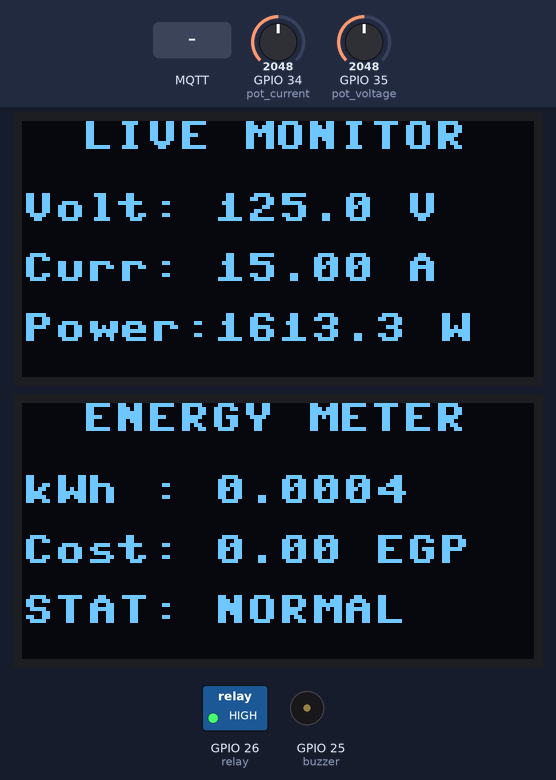
Simulated run of this program. Board: ESP32 board running MicroPython. Parts: 2 × 128×64 one-colour display, switched loads named in the program (green lamp = pin HIGH), buzzer (waves = sounding, pin HIGH). Wiring (from the project's diagram.json): buzzer on GPIO 25, relay on GPIO 26, potentiometer on GPIO 34, potentiometer on GPIO 35. The test bench sets the inputs (shaded band); at power-on: GPIO 34 (pot_current) = 2048, GPIO 35 (pot_voltage) = 2048 (analog values on the 0–4095 scale). WiFi joins after 1.5 s; files the program writes start out absent; no MQTT or app messages arrive unless stated; the clock reads 2024-03-15 10:24:30 at power-on unless the program sets it; library files of the repository ran but are not shown: ssd1306.py; what the program prints to the serial console is not drawn.

Above: at 2.9 s.
3.0 s: GPIO 34 (pot_current) set to 2075
At 4.7 s:
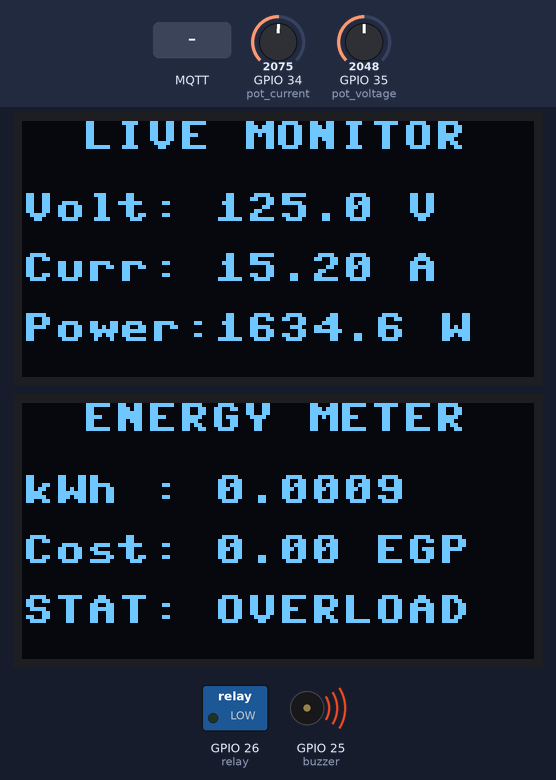
6.4 s: MQTT message "RELAY_ON" arrives on the first subscribed topic
At 8.4 s:
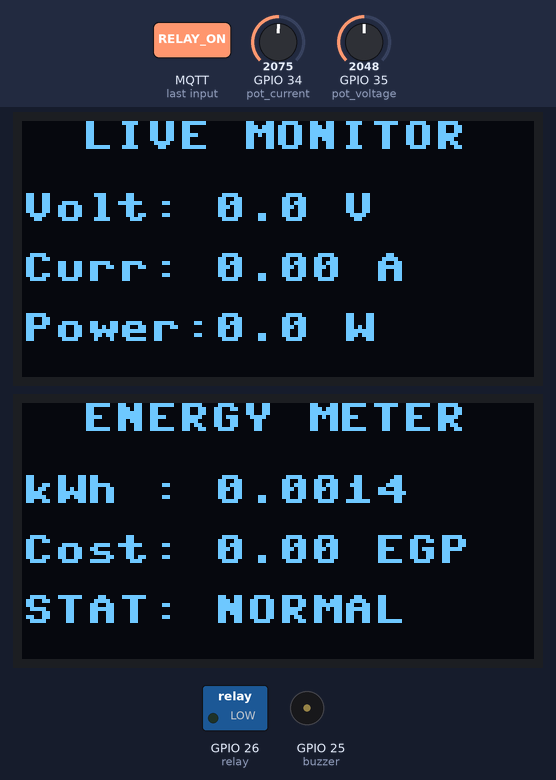
8.5 s: MQTT message "RESET" arrives on the first subscribed topic
At 10.3 s:
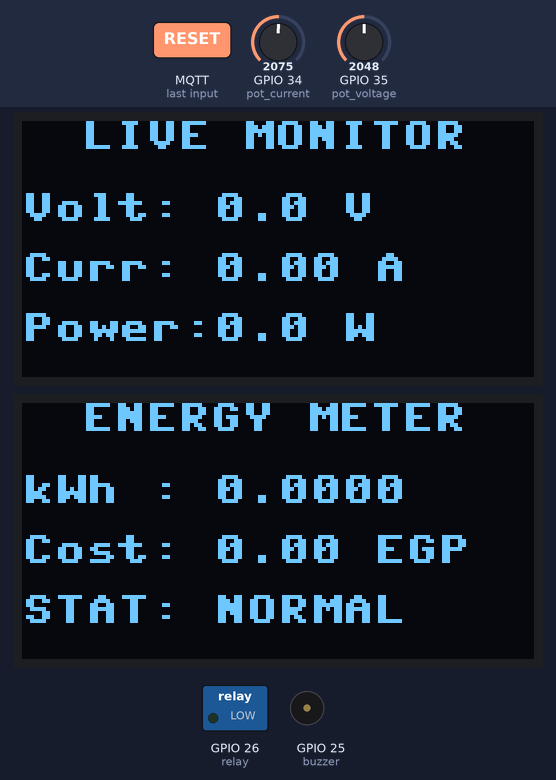
Timing chart, 0 to 11.8 s (numbered marks = the images above; inputs shaded):
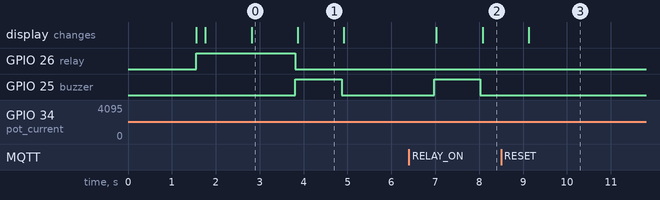

Measured:
- the behaviour switches between 2048 and 2049 on GPIO 34 (pot_current) (found by bisection; images 0 and 1)
- after the input at 3.0 s, GPIO 26 (relay): HIGH → LOW after 0.81 s; GPIO 25 (buzzer): LOW → HIGH after 0.81 s, → LOW 1.1 s later; the display: first changes after 0.86 s (image 1 shows a later state)
- after the input at 6.4 s, GPIO 25 (buzzer): LOW → HIGH after 0.57 s, → LOW 1.1 s later; the display: first changes after 0.62 s (image 2 shows a later state)
- after the input at 8.5 s, the display: changes after 0.63 s (image 3)
- what the display in image 1 shows lasts 1.0 s, from 3.9 s to 4.9 s

The program:

main.py
```python
import network
import time
from machine import Pin, ADC, I2C
from umqtt.simple import MQTTClient
import ujson
import os
import ssd1306

# 1. Output pins config
relay = Pin(26, Pin.OUT)
buzzer = Pin(25, Pin.OUT)

# 2. (ADC) config
pot_current = ADC(Pin(34))
pot_voltage = ADC(Pin(35))
pot_current.atten(ADC.ATTN_11DB)
pot_voltage.atten(ADC.ATTN_11DB)
pot_current.width(ADC.WIDTH_12BIT)
pot_voltage.width(ADC.WIDTH_12BIT)

# 3. I2C Config (إعداد الشاشتين وتحديد العناوين لتجنب ETIMEDOUT)
# HW I2C0
i2c1 = I2C(0, scl=Pin(22), sda=Pin(21), freq=400000)
# HW I2C1
i2c2 = I2C(1, scl=Pin(16), sda=Pin(17), freq=400000)

# 4. Flash memory config
FLASH_FILE = "energy_data.json"
TARIFF_PER_KWH = 1.5
CO2_FACTOR = 0.4

# 5. Connecting to Wi-Fi
print("Connecting to WiFi...")
wlan = network.WLAN(network.STA_IF)
wlan.active(True)
wlan.connect('Wokwi-GUEST', '')
while not wlan.isconnected():
    time.sleep(0.5)
print("WiFi Connected!")

# 6. MQTT config
MQTT_BROKER = "broker.hivemq.com"
MQTT_PORT = 1883
TOPIC_PUB = "electric11"
TOPIC_SUB = "electric/control11"

# Initialize OLEDs globally
try:
    oled1 = ssd1306.SSD1306_I2C(128, 64, i2c1, addr=0x3c)
    oled2 = ssd1306.SSD1306_I2C(128, 64, i2c2, addr=0x3c)
    print("OLED Displays Initialized Successfully!")
except Exception as e:
    print("OLED Init Warning:", e)
    oled1 = None
    oled2 = None

# Define Global Variables for Energy Tracking
total_kwh = 0.0
total_cost = 0.0
total_co2_kg = 0.0
peak_power_w = 0.0
manual_override = False

def load_flash_data():
    try:
        if FLASH_FILE in os.listdir():
            with open(FLASH_FILE, "r") as f:
                data = ujson.load(f)
                return data.get("total_kwh", 0.0), data.get("peak_power", 0.0)
    except Exception:
        pass
    return 0.0, 0.0

def save_flash_data(kwh, peak):
    try:
        with open(FLASH_FILE, "w") as f:
            ujson.dump({"total_kwh": kwh, "peak_power": peak}, f)
    except Exception:
        pass

# Initial values
relay.value(1)
buzzer.value(0)

# 7. MQTT Callback
def mqtt_callback(topic, msg):
    global manual_override, total_kwh, total_cost, total_co2_kg, peak_power_w
    command = msg.decode('utf-8')
    print("📩 Received Command:", command)

    if command == "RELAY_ON":
        manual_override = False
        relay.value(1)
    elif command == "RELAY_OFF":
        manual_override = True
        relay.value(0)
    if command == "BUZZER_ON":
        buzzer.value(1)
    elif command == "BUZZER_OFF":
        buzzer.value(0)
    if command in ["RESET_METER", "RESET"]:
        total_kwh = 0.0
        total_cost = 0.0
        total_co2_kg = 0.0
        peak_power_w = 0.0
        save_flash_data(0.0, 0.0)
        print("🧹 Meter Reset!")

def main():
    # Force Python to use the global variables instead of creating local ones
    global total_kwh, total_cost, total_co2_kg, peak_power_w

    total_kwh, peak_power_w = load_flash_data()
    total_cost = total_kwh * TARIFF_PER_KWH
    total_co2_kg = total_kwh * CO2_FACTOR

    client = MQTTClient("esp32_electric_smart_ctrl", MQTT_BROKER, port=MQTT_PORT)
    client.set_callback(mqtt_callback)
    client.connect()
    client.subscribe(TOPIC_SUB)
    print(f"Connected to Broker & Subscribed to '{TOPIC_SUB}'!")

    last_time = time.time()
    last_save_time = time.time()

    while True:
        try:
            client.check_msg()
        except Exception:
            pass

        current_time = time.time()
        dt = current_time - last_time
        last_time = current_time

        # --- NEW LOGIC: Only read sensors if Relay is ON ---
        if relay.value() == 1:
            raw_current = pot_current.read()
            raw_voltage = pot_voltage.read()

            voltage_val = (raw_voltage / 4095.0) * 250.0
            current_amp = (raw_current / 4095.0) * 30.0

            load_ratio = raw_current / 4095.0
            power_factor = round(0.98 - (load_ratio * 0.23), 2)

            apparent_power = voltage_val * current_amp
            real_power = apparent_power * power_factor
        else:
            # If relay is off, zero everything out
            raw_current = 0
            raw_voltage = 0
            voltage_val = 0.0
            current_amp = 0.0
            power_factor = 0.0
            apparent_power = 0.0
            real_power = 0.0
        # ---------------------------------------------------

        if real_power > peak_power_w:
            peak_power_w = real_power

        interval_kwh = (real_power / 1000.0) * (dt / 3600.0)
        total_kwh += interval_kwh
        total_cost = total_kwh * TARIFF_PER_KWH
        total_co2_kg = total_kwh * CO2_FACTOR

        status = "NORMAL"

        # Overload protection only checks if we actually have current flowing
        if raw_current > 2048:
            buzzer.value(1)
            relay.value(0)
            status = "OVERLOAD"
        else:
            buzzer.value(0)

        # Update OLED screens
        if oled1 and oled2:
            try:
                oled1.fill(0)
                oled1.text("LIVE MONITOR", 15, 0)
                oled1.text(f"Volt: {voltage_val:.1f} V", 0, 18)
                oled1.text(f"Curr: {current_amp:.2f} A", 0, 33)
                oled1.text(f"Power:{real_power:.1f} W", 0, 48)
                oled1.show()

                oled2.fill(0)
                oled2.text("ENERGY METER", 15, 0)
                oled2.text(f"kWh : {total_kwh:.4f}", 0, 18)
                oled2.text(f"Cost: {total_cost:.2f} EGP", 0, 33)
                oled2.text(f"STAT: {status}", 0, 48)
                oled2.show()
            except Exception as e:
                pass

        if current_time - last_save_time >= 30:
            save_flash_data(total_kwh, peak_power_w)
            last_save_time = current_time

        payload = {
            "voltage": round(voltage_val, 2),
            "current": round(current_amp, 2),
            "power_w": round(real_power, 2),
            "power_factor": power_factor,
            "peak_power_w": round(peak_power_w, 2),
            "total_kwh": round(total_kwh, 4),
            "total_cost_egp": round(total_cost, 2),
            "co2_kg": round(total_co2_kg, 4),
            "relay_state": relay.value(),
            "status": status
        }

        client.publish(TOPIC_PUB, ujson.dumps(payload))
        time.sleep(1)

if __name__ == "__main__":
    main()
```
